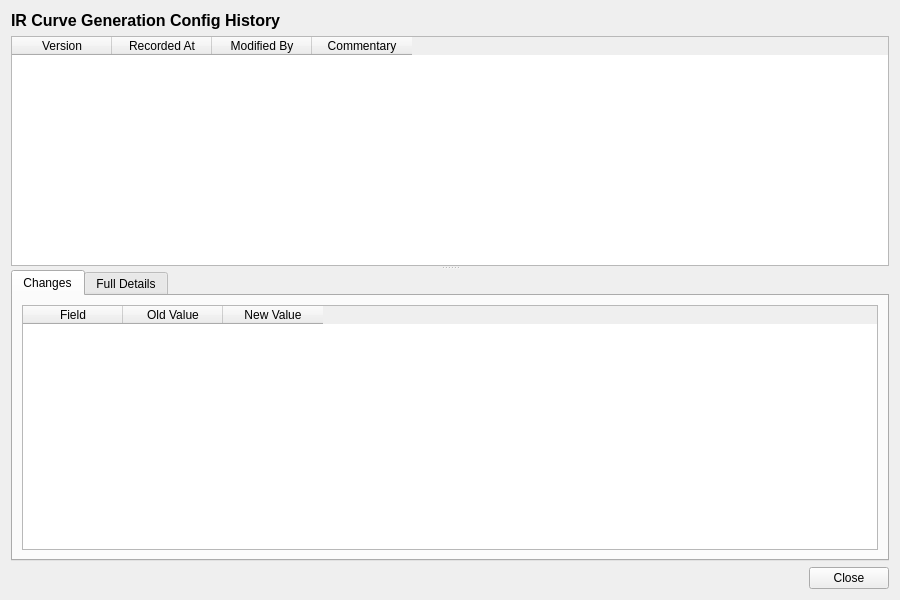
<?xml version="1.0" encoding="UTF-8"?>
<ui version="4.0">
 <class>IrCurveGenerationConfigHistoryDialog</class>
 <widget class="QWidget" name="IrCurveGenerationConfigHistoryDialog">
  <property name="geometry">
   <rect>
    <x>0</x>
    <y>0</y>
    <width>900</width>
    <height>600</height>
   </rect>
  </property>
  <property name="windowTitle">
   <string>IR Curve Generation Config History</string>
  </property>
  <layout class="QVBoxLayout" name="verticalLayout">
   <item>
    <widget class="QLabel" name="titleLabel">
     <property name="font">
      <font>
       <pointsize>12</pointsize>
       <bold>true</bold>
      </font>
     </property>
     <property name="text">
      <string>IR Curve Generation Config History</string>
     </property>
    </widget>
   </item>
   <item>
    <widget class="QSplitter" name="splitter">
     <property name="orientation">
      <enum>Qt::Vertical</enum>
     </property>
     <widget class="QTableWidget" name="versionListWidget">
      <property name="minimumHeight">
       <number>150</number>
      </property>
      <property name="maximumHeight">
       <number>250</number>
      </property>
      <property name="alternatingRowColors">
       <bool>true</bool>
      </property>
      <property name="editTriggers">
       <set>QAbstractItemView::NoEditTriggers</set>
      </property>
      <property name="selectionMode">
       <enum>QAbstractItemView::SingleSelection</enum>
      </property>
      <property name="selectionBehavior">
       <enum>QAbstractItemView::SelectRows</enum>
      </property>
      <column>
       <property name="text">
        <string>Version</string>
       </property>
      </column>
      <column>
       <property name="text">
        <string>Recorded At</string>
       </property>
      </column>
      <column>
       <property name="text">
        <string>Modified By</string>
       </property>
      </column>
      <column>
       <property name="text">
        <string>Commentary</string>
       </property>
      </column>
     </widget>
     <widget class="QWidget" name="detailWidget">
      <layout class="QVBoxLayout" name="detailLayout">
       <property name="leftMargin">
        <number>0</number>
       </property>
       <property name="topMargin">
        <number>0</number>
       </property>
       <property name="rightMargin">
        <number>0</number>
       </property>
       <property name="bottomMargin">
        <number>0</number>
       </property>
       <item>
        <widget class="QTabWidget" name="tabWidget">
         <property name="currentIndex">
          <number>0</number>
         </property>
         <widget class="QWidget" name="changesTab">
          <attribute name="title">
           <string>Changes</string>
          </attribute>
          <layout class="QVBoxLayout" name="changesTabLayout">
           <item>
            <widget class="QTableWidget" name="changesTableWidget">
             <property name="editTriggers">
              <set>QAbstractItemView::NoEditTriggers</set>
             </property>
             <property name="alternatingRowColors">
              <bool>true</bool>
             </property>
             <property name="selectionMode">
              <enum>QAbstractItemView::SingleSelection</enum>
             </property>
             <property name="selectionBehavior">
              <enum>QAbstractItemView::SelectRows</enum>
             </property>
             <column>
              <property name="text">
               <string>Field</string>
              </property>
             </column>
             <column>
              <property name="text">
               <string>Old Value</string>
              </property>
             </column>
             <column>
              <property name="text">
               <string>New Value</string>
              </property>
             </column>
            </widget>
           </item>
          </layout>
         </widget>
         <widget class="QWidget" name="fullDetailsTab">
          <attribute name="title">
           <string>Full Details</string>
          </attribute>
          <layout class="QVBoxLayout" name="fullDetailsTabLayout">
           <item>
            <widget class="QScrollArea" name="scrollArea">
             <property name="widgetResizable">
              <bool>true</bool>
             </property>
             <widget class="QWidget" name="scrollAreaWidgetContents">
              <property name="geometry">
               <rect>
                <x>0</x>
                <y>0</y>
                <width>560</width>
                <height>450</height>
               </rect>
              </property>
              <layout class="QFormLayout" name="formLayout">
               <item row="0" column="0">
                <widget class="QLabel" name="currency_codeLabel">
                 <property name="text">
                  <string>Currency:</string>
                 </property>
                </widget>
               </item>
               <item row="0" column="1">
                <widget class="QLabel" name="currencyValue">
                 <property name="text">
                  <string/>
                 </property>
                </widget>
               </item>
               <item row="1" column="0">
                <widget class="QLabel" name="index_nameLabel">
                 <property name="text">
                  <string>Index:</string>
                 </property>
                </widget>
               </item>
               <item row="1" column="1">
                <widget class="QLabel" name="indexNameValue">
                 <property name="text">
                  <string/>
                 </property>
                </widget>
               </item>
               <item row="2" column="0">
                <widget class="QLabel" name="process_typeLabel">
                 <property name="text">
                  <string>Process Type:</string>
                 </property>
                </widget>
               </item>
               <item row="2" column="1">
                <widget class="QLabel" name="processTypeValue">
                 <property name="text">
                  <string/>
                 </property>
                </widget>
               </item>
               <item row="3" column="0">
                <widget class="QLabel" name="ticks_per_hourLabel">
                 <property name="text">
                  <string>Ticks per Hour:</string>
                 </property>
                </widget>
               </item>
               <item row="3" column="1">
                <widget class="QLabel" name="ticksPerHourValue">
                 <property name="text">
                  <string/>
                 </property>
                </widget>
               </item>
               <item row="4" column="0">
                <widget class="QLabel" name="enabledLabel">
                 <property name="text">
                  <string>Enabled:</string>
                 </property>
                </widget>
               </item>
               <item row="4" column="1">
                <widget class="QLabel" name="enabledCheck">
                 <property name="text">
                  <string/>
                 </property>
                </widget>
               </item>
               <item row="5" column="0">
                <widget class="QLabel" name="versionNumberLabel">
                 <property name="text">
                  <string>Version:</string>
                 </property>
                </widget>
               </item>
               <item row="5" column="1">
                <widget class="QLabel" name="versionNumberValue">
                 <property name="text">
                  <string/>
                 </property>
                </widget>
               </item>
               <item row="6" column="0">
                <widget class="QLabel" name="modifiedByLabel">
                 <property name="text">
                  <string>Modified By:</string>
                 </property>
                </widget>
               </item>
               <item row="6" column="1">
                <widget class="QLabel" name="modifiedByValue">
                 <property name="text">
                  <string/>
                 </property>
                </widget>
               </item>
               <item row="7" column="0">
                <widget class="QLabel" name="recordedAtLabel">
                 <property name="text">
                  <string>Recorded At:</string>
                 </property>
                </widget>
               </item>
               <item row="7" column="1">
                <widget class="QLabel" name="recordedAtValue">
                 <property name="text">
                  <string/>
                 </property>
                </widget>
               </item>
               <item row="8" column="0">
                <widget class="QLabel" name="changeCommentaryLabel">
                 <property name="text">
                  <string>Change Commentary:</string>
                 </property>
                </widget>
               </item>
               <item row="8" column="1">
                <widget class="QLabel" name="changeCommentaryValue">
                 <property name="text">
                  <string/>
                 </property>
                 <property name="wordWrap">
                  <bool>true</bool>
                 </property>
                </widget>
               </item>
              </layout>
             </widget>
            </widget>
           </item>
          </layout>
         </widget>
        </widget>
       </item>
      </layout>
     </widget>
    </widget>
   </item>
   <item>
    <layout class="QHBoxLayout" name="buttonLayout">
     <item>
      <spacer name="horizontalSpacer">
       <property name="orientation">
        <enum>Qt::Horizontal</enum>
       </property>
       <property name="sizeHint" stdset="0">
        <size><width>40</width><height>20</height></size>
       </property>
      </spacer>
     </item>
     <item>
      <widget class="QPushButton" name="closeButton">
       <property name="text">
        <string>Close</string>
       </property>
      </widget>
     </item>
    </layout>
   </item>
  </layout>
 </widget>
 <resources/>
 <connections/>
</ui>
